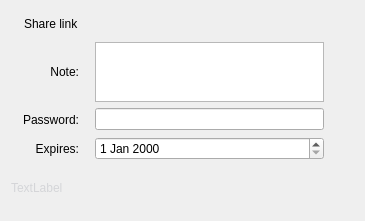
<?xml version="1.0" encoding="UTF-8"?>
<ui version="4.0">
 <class>OCC::ShareLinkWidget</class>
 <widget class="QWidget" name="OCC::ShareLinkWidget">
  <property name="geometry">
   <rect>
    <x>0</x>
    <y>0</y>
    <width>365</width>
    <height>221</height>
   </rect>
  </property>
  <property name="sizePolicy">
   <sizepolicy hsizetype="MinimumExpanding" vsizetype="Fixed">
    <horstretch>0</horstretch>
    <verstretch>0</verstretch>
   </sizepolicy>
  </property>
  <layout class="QVBoxLayout" name="verticalLayout">
   <item>
    <layout class="QHBoxLayout" name="horizontalLayout">
     <item>
      <widget class="QLabel" name="shareLinkIconLabel">
       <property name="text">
        <string notr="true"/>
       </property>
       <property name="pixmap">
        <pixmap resource="../../theme.qrc">:/client/theme/public.svg</pixmap>
       </property>
       <property name="alignment">
        <set>Qt::AlignRight|Qt::AlignTrailing|Qt::AlignVCenter</set>
       </property>
      </widget>
     </item>
     <item>
      <widget class="QLabel" name="shareLinkLabel">
       <property name="text">
        <string>Share link</string>
       </property>
      </widget>
     </item>
     <item>
      <spacer name="horizontalSpacer">
       <property name="orientation">
        <enum>Qt::Horizontal</enum>
       </property>
       <property name="sizeHint" stdset="0">
        <size>
         <width>40</width>
         <height>25</height>
        </size>
       </property>
      </spacer>
     </item>
     <item>
      <widget class="QProgressIndicator" name="progressIndicator" native="true"/>
     </item>
     <item>
      <spacer name="horizontalSpacer_2">
       <property name="orientation">
        <enum>Qt::Horizontal</enum>
       </property>
       <property name="sizeHint" stdset="0">
        <size>
         <width>40</width>
         <height>25</height>
        </size>
       </property>
      </spacer>
     </item>
     <item>
      <widget class="QPushButton" name="enableShareLink">
       <property name="text">
        <string/>
       </property>
       <property name="icon">
        <iconset resource="../../theme.qrc">
         <normaloff>:/client/theme/add.svg</normaloff>:/client/theme/add.svg</iconset>
       </property>
       <property name="checkable">
        <bool>false</bool>
       </property>
       <property name="flat">
        <bool>true</bool>
       </property>
      </widget>
     </item>
     <item>
      <widget class="QToolButton" name="shareLinkToolButton">
       <property name="enabled">
        <bool>false</bool>
       </property>
       <property name="sizePolicy">
        <sizepolicy hsizetype="Fixed" vsizetype="Fixed">
         <horstretch>0</horstretch>
         <verstretch>0</verstretch>
        </sizepolicy>
       </property>
       <property name="icon">
        <iconset resource="../../theme.qrc">
         <normaloff>:/client/theme/more.svg</normaloff>:/client/theme/more.svg</iconset>
       </property>
       <property name="popupMode">
        <enum>QToolButton::InstantPopup</enum>
       </property>
       <property name="autoRaise">
        <bool>true</bool>
       </property>
      </widget>
     </item>
    </layout>
   </item>
   <item>
    <layout class="QHBoxLayout" name="horizontalLayout_7">
     <property name="sizeConstraint">
      <enum>QLayout::SetFixedSize</enum>
     </property>
     <item>
      <widget class="QLabel" name="noteLabel">
       <property name="sizePolicy">
        <sizepolicy hsizetype="Preferred" vsizetype="Preferred">
         <horstretch>0</horstretch>
         <verstretch>0</verstretch>
        </sizepolicy>
       </property>
       <property name="minimumSize">
        <size>
         <width>78</width>
         <height>0</height>
        </size>
       </property>
       <property name="text">
        <string>Note:</string>
       </property>
       <property name="alignment">
        <set>Qt::AlignRight|Qt::AlignTrailing|Qt::AlignVCenter</set>
       </property>
       <property name="indent">
        <number>10</number>
       </property>
      </widget>
     </item>
     <item>
      <widget class="QTextEdit" name="textEdit_note">
       <property name="sizePolicy">
        <sizepolicy hsizetype="Expanding" vsizetype="Minimum">
         <horstretch>0</horstretch>
         <verstretch>0</verstretch>
        </sizepolicy>
       </property>
       <property name="minimumSize">
        <size>
         <width>0</width>
         <height>60</height>
        </size>
       </property>
       <property name="sizeAdjustPolicy">
        <enum>QAbstractScrollArea::AdjustToContents</enum>
       </property>
      </widget>
     </item>
     <item>
      <widget class="QToolButton" name="confirmNote">
       <property name="icon">
        <iconset resource="../../theme.qrc">
         <normaloff>:/client/theme/confirm.svg</normaloff>:/client/theme/confirm.svg</iconset>
       </property>
       <property name="autoRaise">
        <bool>true</bool>
       </property>
      </widget>
     </item>
    </layout>
   </item>
   <item>
    <layout class="QHBoxLayout" name="horizontalLayout_6">
     <item>
      <widget class="QLabel" name="passwordLabel">
       <property name="sizePolicy">
        <sizepolicy hsizetype="Preferred" vsizetype="Preferred">
         <horstretch>0</horstretch>
         <verstretch>0</verstretch>
        </sizepolicy>
       </property>
       <property name="minimumSize">
        <size>
         <width>78</width>
         <height>0</height>
        </size>
       </property>
       <property name="text">
        <string>Password:</string>
       </property>
       <property name="alignment">
        <set>Qt::AlignRight|Qt::AlignTrailing|Qt::AlignVCenter</set>
       </property>
       <property name="indent">
        <number>10</number>
       </property>
      </widget>
     </item>
     <item>
      <widget class="QLineEdit" name="lineEdit_password">
       <property name="sizePolicy">
        <sizepolicy hsizetype="Minimum" vsizetype="Fixed">
         <horstretch>1</horstretch>
         <verstretch>0</verstretch>
        </sizepolicy>
       </property>
       <property name="echoMode">
        <enum>QLineEdit::Password</enum>
       </property>
      </widget>
     </item>
     <item>
      <widget class="QToolButton" name="confirmPassword">
       <property name="icon">
        <iconset resource="../../theme.qrc">
         <normaloff>:/client/theme/confirm.svg</normaloff>:/client/theme/confirm.svg</iconset>
       </property>
       <property name="autoRaise">
        <bool>true</bool>
       </property>
      </widget>
     </item>
    </layout>
   </item>
   <item>
    <layout class="QHBoxLayout" name="horizontalLayout_8">
     <item>
      <widget class="QLabel" name="expirationLabel">
       <property name="sizePolicy">
        <sizepolicy hsizetype="Preferred" vsizetype="Preferred">
         <horstretch>0</horstretch>
         <verstretch>0</verstretch>
        </sizepolicy>
       </property>
       <property name="minimumSize">
        <size>
         <width>78</width>
         <height>0</height>
        </size>
       </property>
       <property name="text">
        <string>Expires:</string>
       </property>
       <property name="alignment">
        <set>Qt::AlignRight|Qt::AlignTrailing|Qt::AlignVCenter</set>
       </property>
       <property name="indent">
        <number>10</number>
       </property>
      </widget>
     </item>
     <item>
      <widget class="QDateEdit" name="calendar">
       <property name="sizePolicy">
        <sizepolicy hsizetype="Minimum" vsizetype="Fixed">
         <horstretch>1</horstretch>
         <verstretch>0</verstretch>
        </sizepolicy>
       </property>
      </widget>
     </item>
     <item>
      <widget class="QToolButton" name="confirmExpirationDate">
       <property name="icon">
        <iconset resource="../../theme.qrc">
         <normaloff>:/client/theme/confirm.svg</normaloff>:/client/theme/confirm.svg</iconset>
       </property>
       <property name="autoRaise">
        <bool>true</bool>
       </property>
      </widget>
     </item>
    </layout>
   </item>
   <item>
    <widget class="QLabel" name="errorLabel">
     <property name="palette">
      <palette>
       <active>
        <colorrole role="WindowText">
         <brush brushstyle="SolidPattern">
          <color alpha="255">
           <red>212</red>
           <green>213</green>
           <blue>216</blue>
          </color>
         </brush>
        </colorrole>
        <colorrole role="Button">
         <brush brushstyle="SolidPattern">
          <color alpha="255">
           <red>65</red>
           <green>70</green>
           <blue>84</blue>
          </color>
         </brush>
        </colorrole>
        <colorrole role="Light">
         <brush brushstyle="SolidPattern">
          <color alpha="255">
           <red>95</red>
           <green>103</green>
           <blue>127</blue>
          </color>
         </brush>
        </colorrole>
        <colorrole role="Midlight">
         <brush brushstyle="SolidPattern">
          <color alpha="255">
           <red>49</red>
           <green>49</green>
           <blue>49</blue>
          </color>
         </brush>
        </colorrole>
        <colorrole role="Dark">
         <brush brushstyle="SolidPattern">
          <color alpha="255">
           <red>0</red>
           <green>0</green>
           <blue>0</blue>
          </color>
         </brush>
        </colorrole>
        <colorrole role="Mid">
         <brush brushstyle="SolidPattern">
          <color alpha="255">
           <red>25</red>
           <green>25</green>
           <blue>25</blue>
          </color>
         </brush>
        </colorrole>
        <colorrole role="Text">
         <brush brushstyle="SolidPattern">
          <color alpha="255">
           <red>214</red>
           <green>215</green>
           <blue>218</blue>
          </color>
         </brush>
        </colorrole>
        <colorrole role="ButtonText">
         <brush brushstyle="SolidPattern">
          <color alpha="255">
           <red>212</red>
           <green>212</green>
           <blue>212</blue>
          </color>
         </brush>
        </colorrole>
        <colorrole role="Base">
         <brush brushstyle="SolidPattern">
          <color alpha="255">
           <red>64</red>
           <green>69</green>
           <blue>82</blue>
          </color>
         </brush>
        </colorrole>
        <colorrole role="Window">
         <brush brushstyle="SolidPattern">
          <color alpha="255">
           <red>56</red>
           <green>60</green>
           <blue>74</blue>
          </color>
         </brush>
        </colorrole>
        <colorrole role="Shadow">
         <brush brushstyle="SolidPattern">
          <color alpha="255">
           <red>0</red>
           <green>0</green>
           <blue>0</blue>
          </color>
         </brush>
        </colorrole>
        <colorrole role="Highlight">
         <brush brushstyle="SolidPattern">
          <color alpha="255">
           <red>82</red>
           <green>148</green>
           <blue>226</blue>
          </color>
         </brush>
        </colorrole>
        <colorrole role="HighlightedText">
         <brush brushstyle="SolidPattern">
          <color alpha="255">
           <red>255</red>
           <green>255</green>
           <blue>255</blue>
          </color>
         </brush>
        </colorrole>
        <colorrole role="Link">
         <brush brushstyle="SolidPattern">
          <color alpha="255">
           <red>0</red>
           <green>157</green>
           <blue>255</blue>
          </color>
         </brush>
        </colorrole>
        <colorrole role="LinkVisited">
         <brush brushstyle="SolidPattern">
          <color alpha="255">
           <red>158</red>
           <green>79</green>
           <blue>255</blue>
          </color>
         </brush>
        </colorrole>
        <colorrole role="AlternateBase">
         <brush brushstyle="SolidPattern">
          <color alpha="255">
           <red>60</red>
           <green>67</green>
           <blue>79</blue>
          </color>
         </brush>
        </colorrole>
        <colorrole role="ToolTipBase">
         <brush brushstyle="SolidPattern">
          <color alpha="255">
           <red>0</red>
           <green>0</green>
           <blue>0</blue>
          </color>
         </brush>
        </colorrole>
        <colorrole role="ToolTipText">
         <brush brushstyle="SolidPattern">
          <color alpha="255">
           <red>238</red>
           <green>252</green>
           <blue>255</blue>
          </color>
         </brush>
        </colorrole>
        <colorrole role="PlaceholderText">
         <brush brushstyle="SolidPattern">
          <color alpha="255">
           <red>160</red>
           <green>162</green>
           <blue>169</blue>
          </color>
         </brush>
        </colorrole>
       </active>
       <inactive>
        <colorrole role="WindowText">
         <brush brushstyle="SolidPattern">
          <color alpha="255">
           <red>212</red>
           <green>213</green>
           <blue>216</blue>
          </color>
         </brush>
        </colorrole>
        <colorrole role="Button">
         <brush brushstyle="SolidPattern">
          <color alpha="255">
           <red>65</red>
           <green>70</green>
           <blue>84</blue>
          </color>
         </brush>
        </colorrole>
        <colorrole role="Light">
         <brush brushstyle="SolidPattern">
          <color alpha="255">
           <red>95</red>
           <green>103</green>
           <blue>127</blue>
          </color>
         </brush>
        </colorrole>
        <colorrole role="Midlight">
         <brush brushstyle="SolidPattern">
          <color alpha="255">
           <red>49</red>
           <green>49</green>
           <blue>49</blue>
          </color>
         </brush>
        </colorrole>
        <colorrole role="Dark">
         <brush brushstyle="SolidPattern">
          <color alpha="255">
           <red>0</red>
           <green>0</green>
           <blue>0</blue>
          </color>
         </brush>
        </colorrole>
        <colorrole role="Mid">
         <brush brushstyle="SolidPattern">
          <color alpha="255">
           <red>25</red>
           <green>25</green>
           <blue>25</blue>
          </color>
         </brush>
        </colorrole>
        <colorrole role="Text">
         <brush brushstyle="SolidPattern">
          <color alpha="255">
           <red>214</red>
           <green>215</green>
           <blue>218</blue>
          </color>
         </brush>
        </colorrole>
        <colorrole role="ButtonText">
         <brush brushstyle="SolidPattern">
          <color alpha="255">
           <red>212</red>
           <green>212</green>
           <blue>212</blue>
          </color>
         </brush>
        </colorrole>
        <colorrole role="Base">
         <brush brushstyle="SolidPattern">
          <color alpha="255">
           <red>64</red>
           <green>69</green>
           <blue>82</blue>
          </color>
         </brush>
        </colorrole>
        <colorrole role="Window">
         <brush brushstyle="SolidPattern">
          <color alpha="255">
           <red>56</red>
           <green>60</green>
           <blue>74</blue>
          </color>
         </brush>
        </colorrole>
        <colorrole role="Shadow">
         <brush brushstyle="SolidPattern">
          <color alpha="255">
           <red>0</red>
           <green>0</green>
           <blue>0</blue>
          </color>
         </brush>
        </colorrole>
        <colorrole role="Highlight">
         <brush brushstyle="SolidPattern">
          <color alpha="255">
           <red>82</red>
           <green>149</green>
           <blue>225</blue>
          </color>
         </brush>
        </colorrole>
        <colorrole role="HighlightedText">
         <brush brushstyle="SolidPattern">
          <color alpha="255">
           <red>255</red>
           <green>255</green>
           <blue>255</blue>
          </color>
         </brush>
        </colorrole>
        <colorrole role="Link">
         <brush brushstyle="SolidPattern">
          <color alpha="255">
           <red>0</red>
           <green>157</green>
           <blue>255</blue>
          </color>
         </brush>
        </colorrole>
        <colorrole role="LinkVisited">
         <brush brushstyle="SolidPattern">
          <color alpha="255">
           <red>158</red>
           <green>79</green>
           <blue>255</blue>
          </color>
         </brush>
        </colorrole>
        <colorrole role="AlternateBase">
         <brush brushstyle="SolidPattern">
          <color alpha="255">
           <red>60</red>
           <green>67</green>
           <blue>79</blue>
          </color>
         </brush>
        </colorrole>
        <colorrole role="ToolTipBase">
         <brush brushstyle="SolidPattern">
          <color alpha="255">
           <red>0</red>
           <green>0</green>
           <blue>0</blue>
          </color>
         </brush>
        </colorrole>
        <colorrole role="ToolTipText">
         <brush brushstyle="SolidPattern">
          <color alpha="255">
           <red>238</red>
           <green>252</green>
           <blue>255</blue>
          </color>
         </brush>
        </colorrole>
        <colorrole role="PlaceholderText">
         <brush brushstyle="SolidPattern">
          <color alpha="255">
           <red>160</red>
           <green>162</green>
           <blue>169</blue>
          </color>
         </brush>
        </colorrole>
       </inactive>
       <disabled>
        <colorrole role="WindowText">
         <brush brushstyle="SolidPattern">
          <color alpha="255">
           <red>145</red>
           <green>145</green>
           <blue>145</blue>
          </color>
         </brush>
        </colorrole>
        <colorrole role="Button">
         <brush brushstyle="SolidPattern">
          <color alpha="255">
           <red>65</red>
           <green>70</green>
           <blue>84</blue>
          </color>
         </brush>
        </colorrole>
        <colorrole role="Light">
         <brush brushstyle="SolidPattern">
          <color alpha="255">
           <red>95</red>
           <green>103</green>
           <blue>127</blue>
          </color>
         </brush>
        </colorrole>
        <colorrole role="Midlight">
         <brush brushstyle="SolidPattern">
          <color alpha="255">
           <red>49</red>
           <green>49</green>
           <blue>49</blue>
          </color>
         </brush>
        </colorrole>
        <colorrole role="Dark">
         <brush brushstyle="SolidPattern">
          <color alpha="255">
           <red>0</red>
           <green>0</green>
           <blue>0</blue>
          </color>
         </brush>
        </colorrole>
        <colorrole role="Mid">
         <brush brushstyle="SolidPattern">
          <color alpha="255">
           <red>25</red>
           <green>25</green>
           <blue>25</blue>
          </color>
         </brush>
        </colorrole>
        <colorrole role="Text">
         <brush brushstyle="SolidPattern">
          <color alpha="255">
           <red>145</red>
           <green>145</green>
           <blue>145</blue>
          </color>
         </brush>
        </colorrole>
        <colorrole role="ButtonText">
         <brush brushstyle="SolidPattern">
          <color alpha="255">
           <red>145</red>
           <green>145</green>
           <blue>145</blue>
          </color>
         </brush>
        </colorrole>
        <colorrole role="Base">
         <brush brushstyle="SolidPattern">
          <color alpha="255">
           <red>64</red>
           <green>69</green>
           <blue>82</blue>
          </color>
         </brush>
        </colorrole>
        <colorrole role="Window">
         <brush brushstyle="SolidPattern">
          <color alpha="255">
           <red>56</red>
           <green>60</green>
           <blue>74</blue>
          </color>
         </brush>
        </colorrole>
        <colorrole role="Shadow">
         <brush brushstyle="SolidPattern">
          <color alpha="255">
           <red>0</red>
           <green>0</green>
           <blue>0</blue>
          </color>
         </brush>
        </colorrole>
        <colorrole role="Highlight">
         <brush brushstyle="SolidPattern">
          <color alpha="255">
           <red>82</red>
           <green>148</green>
           <blue>226</blue>
          </color>
         </brush>
        </colorrole>
        <colorrole role="HighlightedText">
         <brush brushstyle="SolidPattern">
          <color alpha="255">
           <red>255</red>
           <green>255</green>
           <blue>255</blue>
          </color>
         </brush>
        </colorrole>
        <colorrole role="Link">
         <brush brushstyle="SolidPattern">
          <color alpha="255">
           <red>0</red>
           <green>157</green>
           <blue>255</blue>
          </color>
         </brush>
        </colorrole>
        <colorrole role="LinkVisited">
         <brush brushstyle="SolidPattern">
          <color alpha="255">
           <red>158</red>
           <green>79</green>
           <blue>255</blue>
          </color>
         </brush>
        </colorrole>
        <colorrole role="AlternateBase">
         <brush brushstyle="SolidPattern">
          <color alpha="255">
           <red>60</red>
           <green>67</green>
           <blue>79</blue>
          </color>
         </brush>
        </colorrole>
        <colorrole role="ToolTipBase">
         <brush brushstyle="SolidPattern">
          <color alpha="255">
           <red>0</red>
           <green>0</green>
           <blue>0</blue>
          </color>
         </brush>
        </colorrole>
        <colorrole role="ToolTipText">
         <brush brushstyle="SolidPattern">
          <color alpha="255">
           <red>238</red>
           <green>252</green>
           <blue>255</blue>
          </color>
         </brush>
        </colorrole>
        <colorrole role="PlaceholderText">
         <brush brushstyle="SolidPattern">
          <color alpha="255">
           <red>160</red>
           <green>162</green>
           <blue>169</blue>
          </color>
         </brush>
        </colorrole>
       </disabled>
      </palette>
     </property>
     <property name="text">
      <string notr="true">TextLabel</string>
     </property>
     <property name="textFormat">
      <enum>Qt::PlainText</enum>
     </property>
     <property name="wordWrap">
      <bool>true</bool>
     </property>
    </widget>
   </item>
  </layout>
 </widget>
 <layoutdefault spacing="6" margin="11"/>
 <customwidgets>
  <customwidget>
   <class>QProgressIndicator</class>
   <extends>QWidget</extends>
   <header>QProgressIndicator.h</header>
   <container>1</container>
  </customwidget>
 </customwidgets>
 <resources>
  <include location="../../theme.qrc"/>
 </resources>
 <connections/>
</ui>
